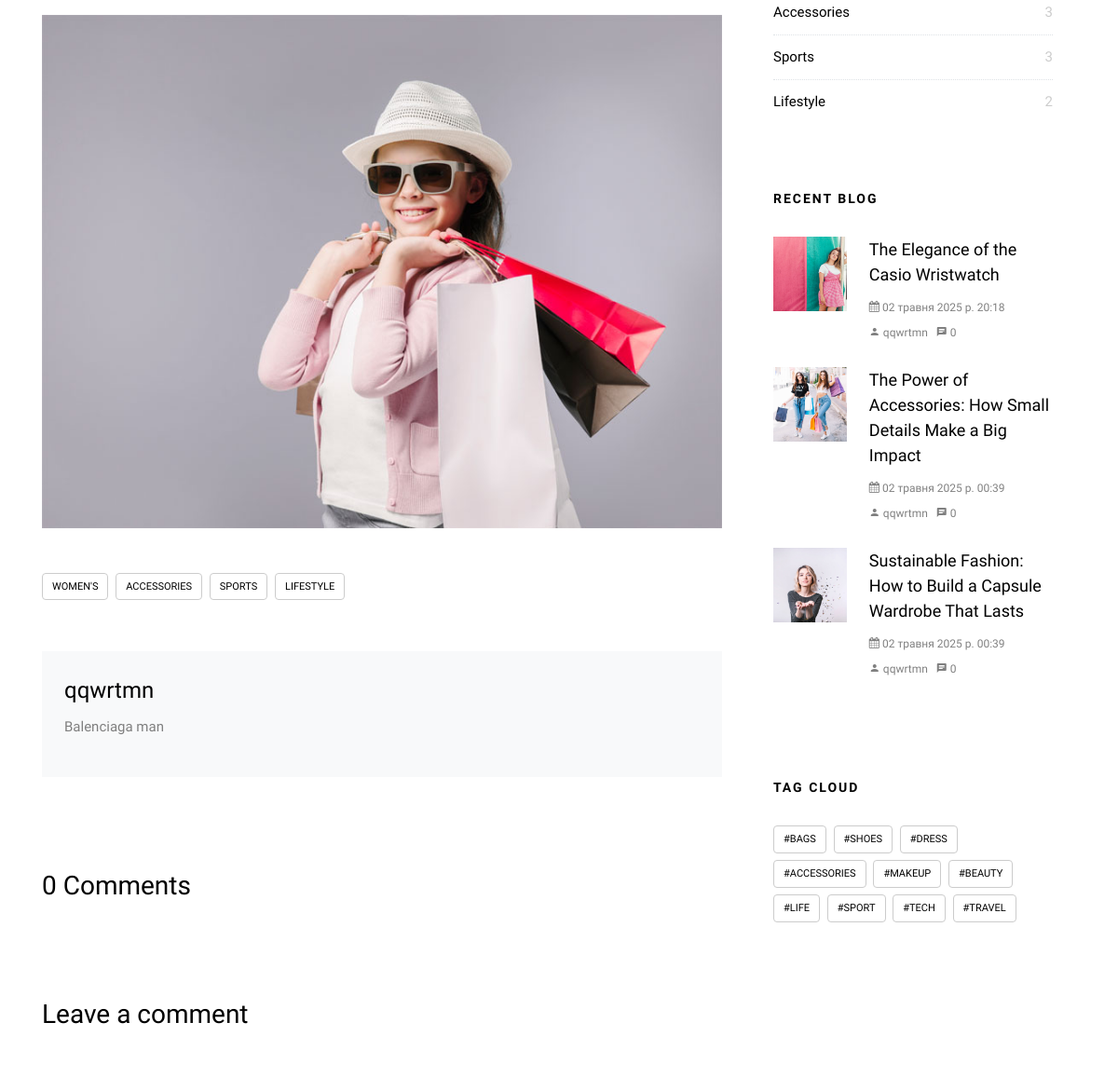
Page /blog/blog-single/Summer Wardrobe Essentials: Must-Have Pieces for the Hot Season (middle part) on the earlier database version.
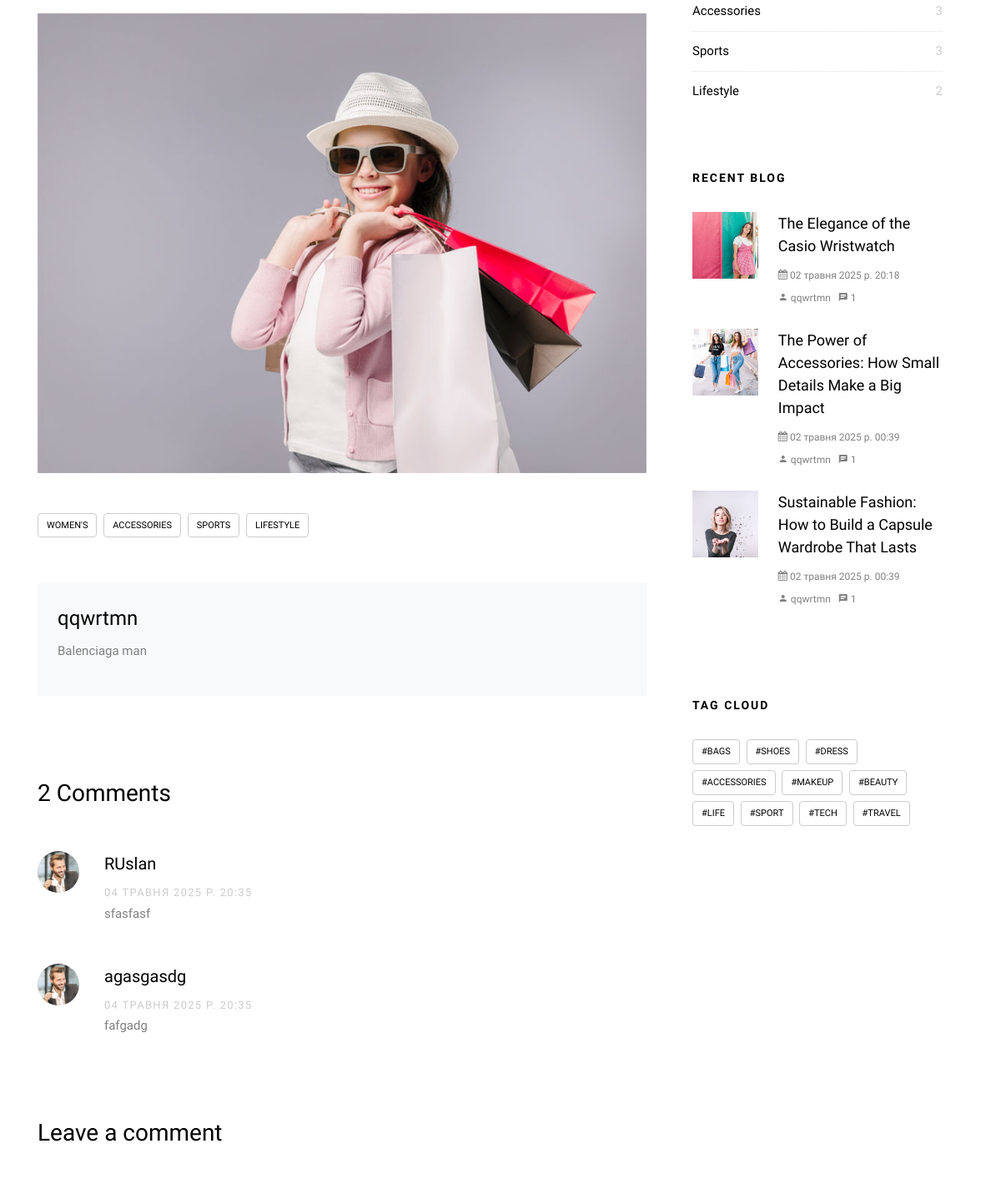
Same page on the later database version.
### blog/models.py (models this page shows, shortened)
class Category(models.Model):
    name = models.CharField(verbose_name="ім`я",max_length=15)
    def category_count(self):
        return self.blogs_set.count()

class Blogs(models.Model):
    name_text = models.CharField(verbose_name='назва блогу', max_length=70)
    desc = models.TextField(verbose_name='опис не повний')
    desc_all = models.TextField(verbose_name='опис повний',blank=True)
    comment = models.ManyToManyField(Comment,blank=True)
    user = models.ForeignKey(User,on_delete=models.CASCADE)
    date = models.DateTimeField(auto_now_add=True)
    tag = models.ManyToManyField(Tag)
    img = models.ImageField(verbose_name='картинка', blank=True, null=True)
    category = models.ManyToManyField(Category)
    def comment_count(self):
        return self.comment.count()

class User(models.Model):
    name = models.CharField(verbose_name="ім`я",max_length=15)
    desc = models.TextField(verbose_name='опис',max_length=400)
    def __str__(self):
        return self.name

class Tag(models.Model):
    name = models.CharField(max_length=30, verbose_name='Назва')
    slug = models.SlugField(unique=True, blank=True)
    class Meta:
        verbose_name = 'Тег'
        verbose_name_plural = 'Теги'

class Comment(models.Model):
    post = models.ForeignKey('Blogs', on_delete=models.CASCADE, related_name='comments',blank=True, null=True)
    name = models.CharField(verbose_name="ім'я користовувача",max_length=30)
    email = models.EmailField(verbose_name='почта')
    image = models.ImageField(blank=True, null=True,verbose_name='фото')
    desc = models.TextField(blank=True, null=True,verbose_name='опис')
    date = models.DateTimeField(auto_now_add=True)

### blog/views.py (the view, shortened to what this page needs)
# urls.py: path('blog-single/<str:name>',views.blog_single,name='blog-single'),
def blog_single(request,name):
    post = get_object_or_404(Blogs, name_text=name)
    blog = Blogs.objects.all()
    category = Category.objects.all()
    tag = Tag.objects.all()
    latest_blogs = Blogs.objects.order_by('-date')[:3]
    category_filter = request.GET.get('category', None)
    tag_filter = request.GET.get('tag', None)
    if category_filter:
        blog = blog.filter(category__id=category_filter)
    if tag_filter:
        blog = blog.filter(tag__id=tag_filter)
    comments = post.comment.all().order_by('-date')
    gallery = Gallery.objects.all()
    context = {
        'gallery': gallery,
        'post':post,
        'blogs':blog,
        'category': category,
        'tag': tag,
        'latest_blogs': latest_blogs,
        'comments':comments
    }
    return render(request, 'html_files/blog-single.html', context)

### templates/html_files/blog-single.html (shortened to what this page needs)
{% extends 'html_files/base.html' %}
{% load static %}
{% block content %}
<section class="ftco-section ftco-degree-bg">
  <div class="container">
    <div class="row">
      <div class="col-lg-8 ftco-animate">
        {% if post.img %}
        <p><img src="{{ post.img.url }}" alt="" class="img-fluid"></p>
        {% endif %}
        <div class="tag-widget post-tag-container mb-5 mt-5">
          <div class="tagcloud">
            {% for c in post.category.all %}
              <a href="{% url 'blog_page:blog' %}?category={{ c.id }}" class="tag-cloud-link">{{ c.name }}</a>
            {% endfor %}
          </div>
        </div>
        <div class="about-author d-flex p-4 bg-light">
          <div class="desc align-self-md-center">
            <h3>{{ post.user }}</h3>
            <p>{{ post.user.desc }}</p>
          </div>
        </div>
        <div class="pt-5 mt-5">
          <h3 class="mb-5">{{ post.comment_count }} Comments</h3>
          <ul class="comment-list">
            {% for c in post.comment.all %}
            <li class="comment">
              <div class="vcard bio">
                <img src="{{ c.image.url }}" alt="Image placeholder">
              </div>
              <div class="comment-body">
                <h3>{{ c.name }}</h3>
                <div class="meta">{{ c.date }}</div>
                <p>{{ c.desc }}</p>
              </div>
            </li>
            {% endfor %}
          </ul>
        </div>
        <div class="comment-form-wrap pt-5">
          <h3 class="mb-5">Leave a comment</h3>
        </div>
      </div>
      <div class="col-lg-4 sidebar ftco-animate">
        <div class="sidebar-box">
          <ul class="categories">
            {% for c in category.all %}
              <li><a href="{% url 'blog_page:blog' %}?category={{ c.id }}">{{ c.name }}<span>{{ c.category_count }}</span></a></li>
            {% endfor %}
          </ul>
        </div>
        <div class="sidebar-box">
          <h3 class="heading">Recent Blog</h3>
          {% for b in latest_blogs %}
          <div class="block-21 mb-4 d-flex">
            <a class="blog-img mr-4" style="background-image: url('{{ b.img.url }}');"></a>
            <div class="text">
              <h3 class="heading-1"><a href="{% url 'blog_page:blog-single' name=b.name_text %}">{{ b.name_text }}</a></h3>
              <div class="meta">
                <div><a href="{% url 'blog_page:blog-single' name=b.name_text %}"><span class="icon-calendar"></span> {{ b.date }}</a></div>
                <div><a href="{% url 'blog_page:blog-single' name=b.name_text %}"><span class="icon-person"></span> {{ b.user }}</a></div>
                <div><a href="{% url 'blog_page:blog-single' name=b.name_text %}"><span class="icon-chat"></span> {{ b.comment_count }}</a></div>
              </div>
            </div>
          </div>
          {% endfor %}
        </div>
        <div class="sidebar-box">
          <h3 class="heading">Tag Cloud</h3>
          <div class="tagcloud">
            {% for t in tag.all %}
              <a href="{% url 'blog_page:blog' %}?category={{ t.id }}" class="tag-cloud-link">{{ t.name }}</a>
            {% endfor %}
          </div>
        </div>
      </div>
    </div>
  </div>
</section>
{% endblock %}

Differences in the rows shown:
computed for Blogs "Balenciaga man": comment_count "0" → "2"
added Comment: image (picture), name "RUslan", date "04 ТРАВНЯ 2025 Р. 20:35", desc "sfasfasf"
added Comment: image (picture), name "agasgasdg", date "04 ТРАВНЯ 2025 Р. 20:35", desc "fafgadg"
computed for Blogs "The Elegance of the Casio Wristwatch": comment_count "0" → "1"
computed for Blogs "The Power of Accessories: How Small Details Make a Big Impact": comment_count "0" → "1"
computed for Blogs "Sustainable Fashion: How to Build a Capsule Wardrobe That Lasts": comment_count "0" → "1"
